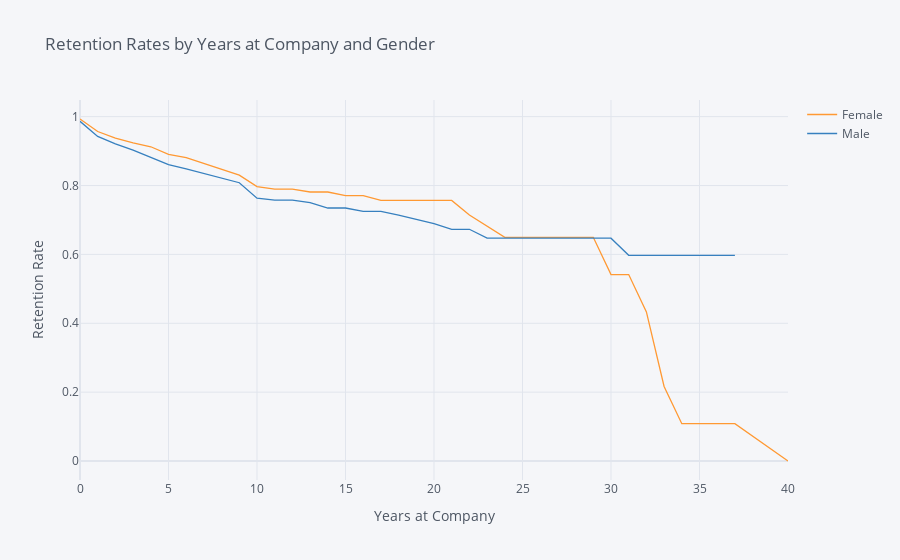

The cell this chart's notebook holds for it:
### Markdown cell above
## 2. Compare the plot above with one that plots employee retention rates by gender over the number of years the employee has been working for the company.

### Code cell
rates = survival(data, 'Gender', 'YearsAtCompany', 'Attrition')

rates.iplot(kind='line', xTitle='Years at Company', yTitle='Retention Rate',
            title='Retention Rates by Years at Company and Gender')

### Figure 1 — Plotly figure (JSON) as saved in the notebook; plotly's stock layout.template omitted (floating-point values rounded to 4 significant figures)
{"data": [{"line": {"color": "rgba(255, 153, 51, 1.0)", "dash": "solid", "shape": "linear", "width": 1.3}, "mode": "lines", "name": "Female", "text": "", "type": "scatter", "x": [0, 1, 2, 3, 4, 5, 6, 7, 8, 9, 10, 11, 12, 13, 14, 15, 16, 17, 18, 19, 20, 21, 22, 23, 24, 25, 26, 27, 29, 30, 31, 32, 33, 34, 36, 37, 40], "y": [0.9932, 0.9568, 0.938, 0.9239, 0.9126, 0.8906, 0.8813, 0.8642, 0.8487, 0.8303, 0.7969, 0.7898, 0.7898, 0.7812, 0.7812, 0.7704, 0.7704, 0.7566, 0.7566, 0.7566, 0.7566, 0.7566, 0.7146, 0.6821, 0.6496, 0.6496, 0.6496, 0.6496, 0.6496, 0.5414, 0.5414, 0.4331, 0.2165, 0.1083, 0.1083, 0.1083, 0]}, {"line": {"color": "rgba(55, 128, 191, 1.0)", "dash": "solid", "shape": "linear", "width": 1.3}, "mode": "lines", "name": "Male", "text": "", "type": "scatter", "x": [0, 1, 2, 3, 4, 5, 6, 7, 8, 9, 10, 11, 12, 13, 14, 15, 16, 17, 18, 19, 20, 21, 22, 23, 24, 25, 26, 27, 29, 30, 31, 32, 33, 34, 36, 37, 40], "y": [0.9864, 0.9425, 0.921, 0.9029, 0.8815, 0.861, 0.8483, 0.8342, 0.8206, 0.8081, 0.7634, 0.7577, 0.7577, 0.7506, 0.7347, 0.7347, 0.725, 0.725, 0.714, 0.7021, 0.6894, 0.6729, 0.6729, 0.6471, 0.6471, 0.6471, 0.6471, 0.6471, 0.6471, 0.6471, 0.5973, 0.5973, 0.5973, 0.5973, 0.5973, 0.5973, ""]}], "layout": {"autosize": true, "legend": {"bgcolor": "#F5F6F9", "font": {"color": "#4D5663"}}, "paper_bgcolor": "#F5F6F9", "plot_bgcolor": "#F5F6F9", "title": {"font": {"color": "#4D5663"}, "text": "Retention Rates by Years at Company and Gender"}, "xaxis": {"autorange": true, "gridcolor": "#E1E5ED", "range": [0, 40], "showgrid": true, "tickfont": {"color": "#4D5663"}, "title": {"font": {"color": "#4D5663"}, "text": "Years at Company"}, "type": "linear", "zerolinecolor": "#E1E5ED"}, "yaxis": {"autorange": true, "gridcolor": "#E1E5ED", "range": [-0.05518, 1.048], "showgrid": true, "tickfont": {"color": "#4D5663"}, "title": {"font": {"color": "#4D5663"}, "text": "Retention Rate"}, "type": "linear", "zerolinecolor": "#E1E5ED"}}}
